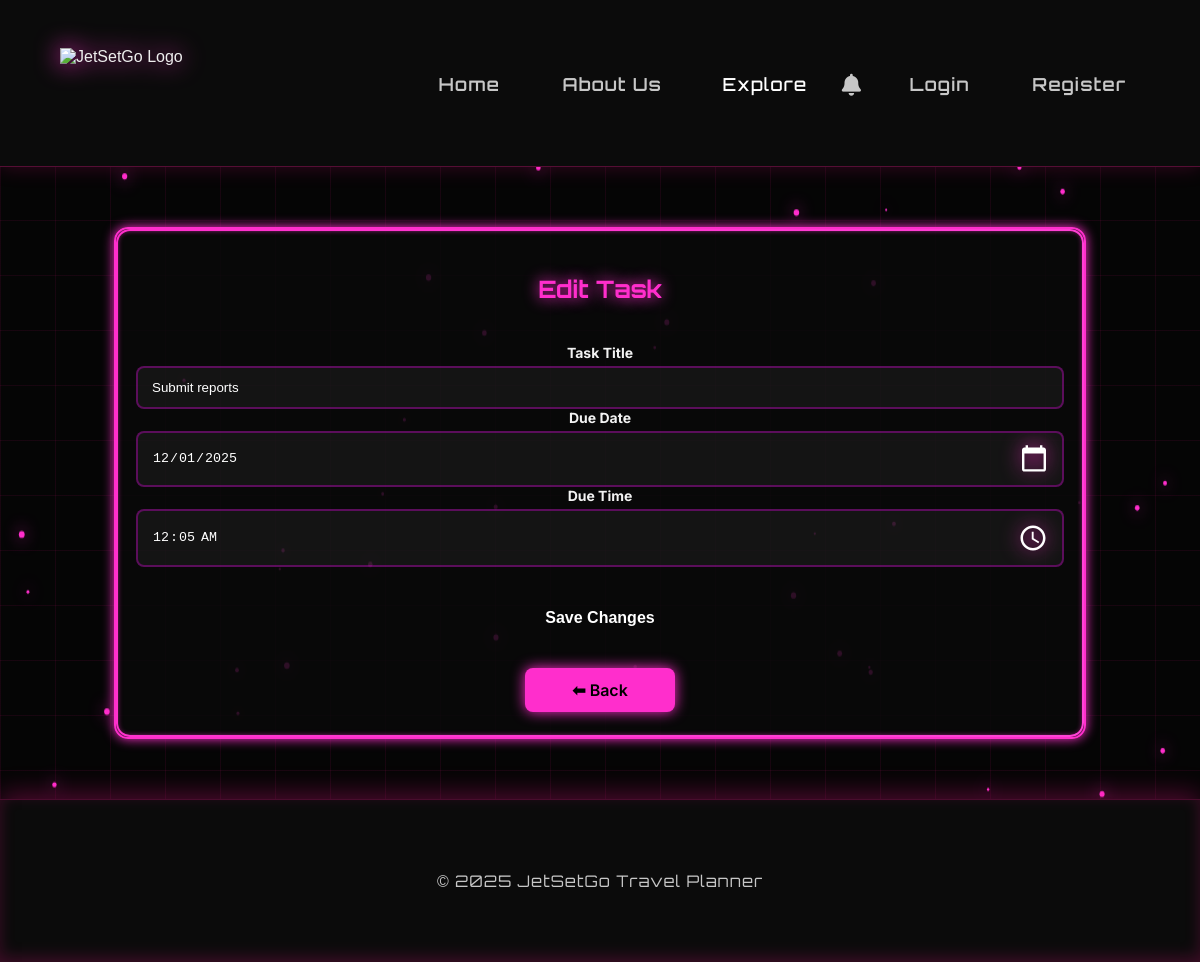
Screenshot of /edit/1 with the database file from the repository.
### app/models.py (models this page shows, shortened)
class Task(db.Model):
    __tablename__ = 'task'
    id = db.Column(db.Integer, primary_key=True)
    title = db.Column(db.String(100), nullable=False)
    due_date = db.Column(db.Date, nullable=True)
    due_time = db.Column(db.Time, nullable=True)
    status = db.Column(db.String(20), default="Pending")  # Pending, Working, Done
    user_id = db.Column(db.Integer, db.ForeignKey('user.id'))
    due_today_notified = db.Column(db.Boolean, default=False)
    overdue_notified = db.Column(db.Boolean, default=False)

### app/routes/tasks.py (the view, shortened to what this page needs)
@tasks_bp.route('/edit/<int:task_id>', methods=["GET", "POST"])
def edit_task(task_id):
    task = Task.query.get(task_id)
    return render_template("edit_task.html", task=task)

### app/templates/edit_task.html (shortened to what this page needs)
{% extends 'base.html' %}
{% block content %}
<div class="container mt-5">
    <div class="card shadow-sm p-4">
        <h2 class="mb-4 text-center">Edit Task</h2>
        <form method="POST" action="{{ url_for('tasks.edit_task', task_id=task.id) }}">
            <div class="mb-3">
                <label for="title" class="form-label"><b>Task Title</b></label>
                <input
                    type="text"
                    class="form-control"
                    id="title"
                    name="title"
                    value="{{ task.title }}"
                    required>
            </div>
            <div class="mb-3">
                <label for="due_date" class="form-label"><b>Due Date</b></label>
                <input
                    type="date"
                    class="form-control"
                    id="due_date"
                    name="due_date"
                    value="{{ task.due_date.strftime('%Y-%m-%d') if task.due_date else '' }}">
            </div>
            <div class="mb-3">
                <label for="due_time" class="form-label"><b>Due Time</b></label>
                <input
                    type="time"
                    class="form-control"
                    id="due_time"
                    name="due_time"
                    value="{{ task.due_time.strftime('%H:%M') if task.due_time else '' }}">
            </div>
            <div class="d-flex justify-content-between edit-buttons">
                <button type="submit" class="btn btn-save">Save Changes</button>
                <a href="{{ url_for('tasks.view_tasks') }}" class="btn-link cancel-btn">⬅ Back</a>
            </div>
        </form>
    </div>
</div>
{% endblock %}

### app/templates/edit_task.html (style rules this page uses)
input[type="date"], input[type="time"] { position: relative; z-index: 10; }
.btn-save { background: var(--neon-pink) !important; color: white !important; border: none !important; box-shadow: 0 0 15px rgba(255, 0, 255, 0.3); transition: background 0.3s, box-shadow 0.3s; }
.form-control { background: rgba(255, 255, 255, 0.05) !important; border: 2px solid rgba(255, 0, 255, 0.3) !important; color: white !important; }
.form-control::placeholder { color: rgba(255, 255, 255, 0.4); }

### rows the page displays
Task: title "Submit reports", due_date "12/01/2025", due_time "00:05"

### other values shown
{{ 2025 }} "2025"
